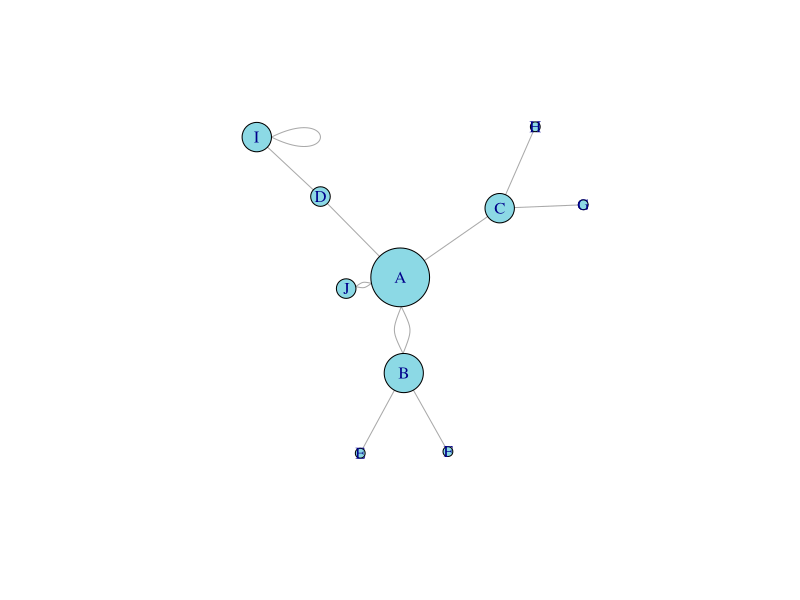

Reproduce this figure in R.
# library
library(igraph)

# create data:
links = data.frame(
  source = c("A","A", "A", "A", "A","J", "B", "B", "C", "C", "D","I"),
  target = c("B","B", "C", "D", "J","A","E", "F", "G", "H", "I","I")
)

# Turn it into igraph object
network=graph_from_data_frame(d = links, directed = F) 

# Count the number of degree for each node:
deg=degree(network, mode = "all")

# Plot
plot(network, vertex.size = deg * 6, vertex.color = rgb(0.1,0.7,0.8,0.5) )


# source : https://www.r-graph-gallery.com/251-network-with-node-size-based-on-edges-number/